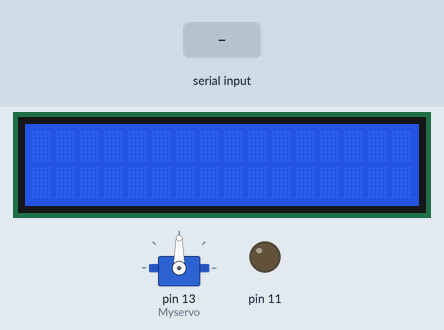
This sketch was run on a simulated Arduino Uno, built with avr-gcc and run on an emulated ATmega328P. Shown: 16×2 character LCD, servo, output pins drawn as LEDs (lit = HIGH). The test bench sets the inputs (shaded band). What the sketch prints to the serial monitor is not drawn.

Above: at 1.2 s.
1.3 s: "a" received over Serial
At 1.7 s:
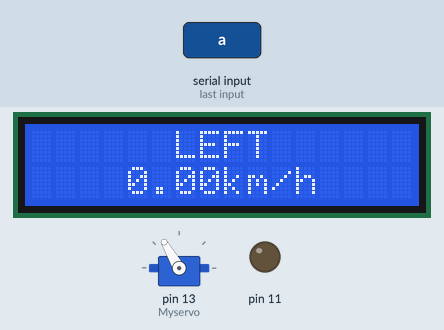
2.8 s: "d" received over Serial
At 4.0 s:
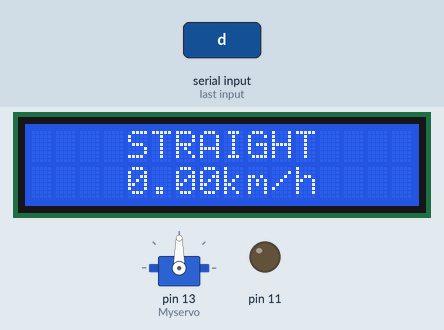
4.3 s: "d" received over Serial
At 5.2 s:
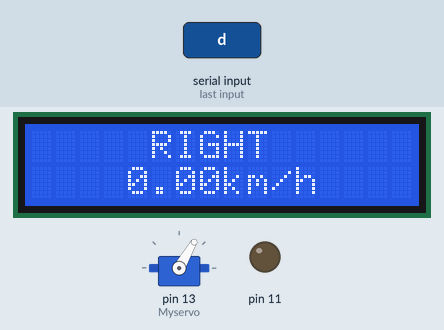
5.8 s: "w" received over Serial
At 6.2 s:
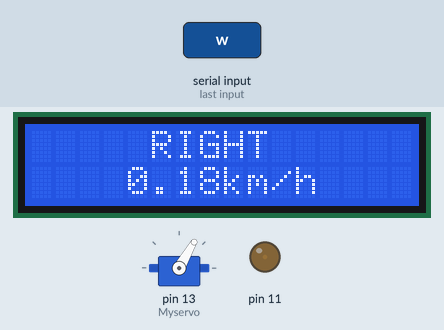
7.3 s: "a" received over Serial
At 8.5 s:
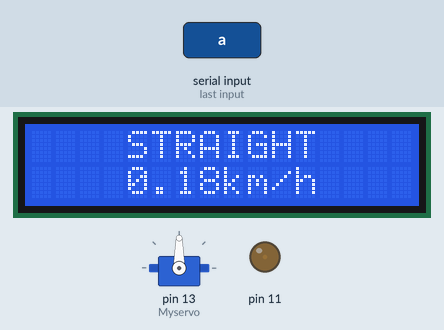
8.8 s: "a" received over Serial
At 9.8 s:
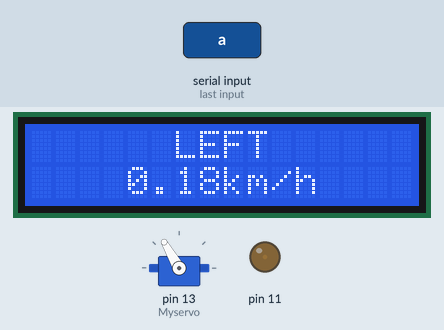
Timing chart, 0 to 11.3 s (numbered marks = the images above; inputs shaded):
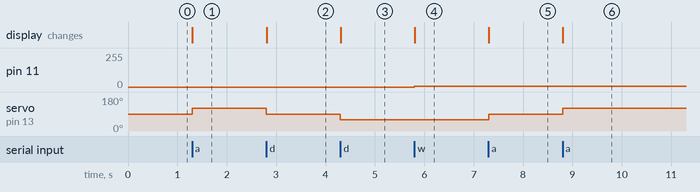

The sketch:

motorcycle.ino
```cpp
#include <Servo.h>
#include <LiquidCrystal.h>

// Create an LCD object. Parameters: (RS, E, D4, D5, D6, D7):
LiquidCrystal lcd = LiquidCrystal(7, 6, 5, 4, 3, 2);

Servo Myservo;
int pos = 90;
char readVal = 'd';
float speed = 0;

int distance;
long duration;

const int maxRPM = 480;
const float maxSpeed = 255;
const float pi = 3.14159;
const float wheelRadius = 0.052;

const int trigPin = 9;
const int echoPin = 10;

void setup()
{
  Serial.begin(9600);
  lcd.begin(16, 2);
  Myservo.attach(13);
  pinMode(11, OUTPUT);
}

void loop()
{

  readVal = Serial.read();
  delayMicroseconds(1);

  getDirection();
  getSpeed();
  /*
  if (readVal == 'a' && pos < 180)
  {
    pos += 30;
    Myservo.write(pos);
    Serial.println(pos);
    lcd.clear();
    lcd.setCursor(5, 0);
    if (pos == 90)
    {
      lcd.setCursor(4, 0);
      lcd.print("STRAIGHT");
    }
    if (pos != 90)
    {
      lcd.setCursor(6, 0);
      lcd.print("LEFT");
    }
    lcd.setCursor(4, 1);
    lcd.print(calculateSpeed(speed));
    lcd.print("km/h");
  }
  else if (readVal == 'd' && pos > 0)
  {
    pos -= 30;
    Myservo.write(pos);
    Serial.println(pos);
    lcd.clear();
    lcd.setCursor(5, 0);
    if (pos == 90)
    {
      lcd.setCursor(4, 0);
      lcd.print("STRAIGHT");
    }
    if (pos != 90)
      lcd.print("RIGHT");
    lcd.setCursor(4, 1);
    lcd.print(calculateSpeed(speed));
    lcd.print("km/h");
  }

  lcd.setCursor(4, 1);
  if (readVal == 'w' && speed < 255)
  {
    speed += 5;
    analogWrite(11, speed);
    Serial.println(speed);
    lcd.print(calculateSpeed(speed));
    lcd.print("km/h");
  }
  else if (readVal == 's' & speed > 0)
  {
    speed -= 5;
    analogWrite(11, speed);
    Serial.println(speed);
    lcd.print(calculateSpeed(speed));
    lcd.print("km/h");
  }
  */
}

float calculateSpeed(float speed)
{

  float currentRPM = (speed / maxSpeed) * maxRPM;
  //Serial.println(currentRPM);
  float w = currentRPM * ((2 * pi) / 60);
  //Serial.println(w);
  float velocity = (wheelRadius * w) * 3.6;
  //Serial.println(1/3);

  return velocity;
}

int getDistance()
{
  // Clears the trigPin
  digitalWrite(trigPin, LOW);
  delayMicroseconds(2);

  // Sets the trigPin on HIGH state for 10 micro seconds
  digitalWrite(trigPin, HIGH);
  delay(1000);
  digitalWrite(trigPin, LOW);

  // Reads the echoPin, returns the sound wave travel time in microseconds
  duration = pulseIn(echoPin, HIGH);

  // Calculating the distance
  distance = duration * 0.034 / 2;

  return distance;
}

void getDirection()
{

  if (readVal == 'a' && pos < 180)
  {
    pos += 30;
    Myservo.write(pos);
    Serial.println(pos);
    lcd.clear();
    lcd.setCursor(5, 0);
    if (pos == 90)
    {
      lcd.setCursor(4, 0);
      lcd.print("STRAIGHT");
    }
    if (pos != 90)
    {
      lcd.setCursor(6, 0);
      lcd.print("LEFT");
    }
    lcd.setCursor(4, 1);
    lcd.print(calculateSpeed(speed));
    lcd.print("km/h");
  }
  else if (readVal == 'd' && pos > 0)
  {
    pos -= 30;
    Myservo.write(pos);
    Serial.println(pos);
    lcd.clear();
    lcd.setCursor(5, 0);
    if (pos == 90)
    {
      lcd.setCursor(4, 0);
      lcd.print("STRAIGHT");
    }
    if (pos != 90)
      lcd.print("RIGHT");
    lcd.setCursor(4, 1);
    lcd.print(calculateSpeed(speed));
    lcd.print("km/h");
  }
}

void getSpeed()
{

  lcd.setCursor(4, 1);
  if (readVal == 'w' && speed < 255)
  {
    speed += 5;
    analogWrite(11, speed);
    Serial.println(speed);
    lcd.print(calculateSpeed(speed));
    lcd.print("km/h");
  }
  else if (readVal == 's' & speed > 0)
  {
    speed -= 5;
    analogWrite(11, speed);
    Serial.println(speed);
    lcd.print(calculateSpeed(speed));
    lcd.print("km/h");
  }
}
```

Measured:
- after the input at 1.3 s, servo on pin 13 (Myservo): 90° → 120° at once; the display: changes at once (image 1)
- after the input at 2.8 s, servo on pin 13 (Myservo): 120° → 90° at once; the display: changes at once (image 2)
- after the input at 4.3 s, servo on pin 13 (Myservo): 90° → 60° at once; the display: changes at once (image 3)
- after the input at 5.8 s, pin 11: 0/255 → 5/255 at once; the display: changes at once (image 4)
- after the input at 7.3 s, servo on pin 13 (Myservo): 60° → 90° at once; the display: changes at once (image 5)
- after the input at 8.8 s, servo on pin 13 (Myservo): 90° → 120° at once; the display: changes at once (image 6)
